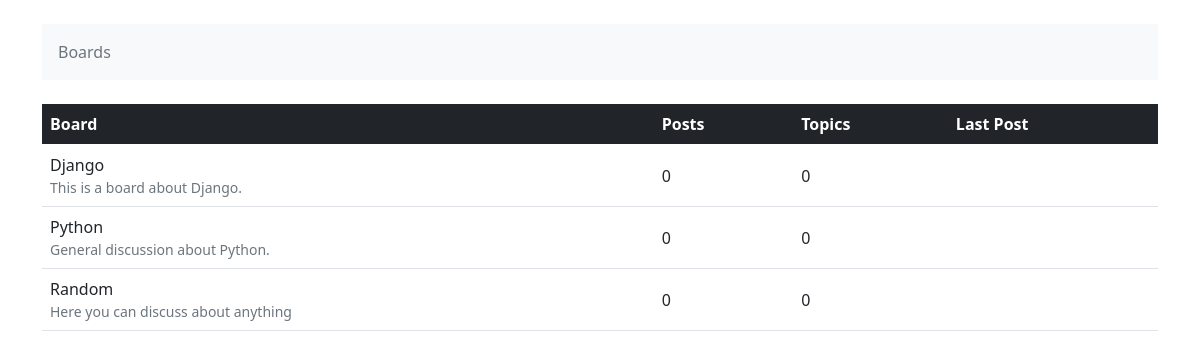
The page / on the database its author committed.
### boards/models.py (models this page shows, shortened)
class Board(models.Model):
    name = models.CharField(max_length=30, unique=True)
    description = models.CharField(max_length=100)

### boards/views.py (the view)
# urls.py: 2. Add a URL to urlpatterns:  path('', views.home, name='home')
def home(request):
    boards = Board.objects.all()
    return render(request, 'home.html', {'boards': boards})

### templates/home.html (shortened to what this page needs)
{% load static %}
<!DOCTYPE html>
<html lang="en">
<head>
    <link rel="stylesheet" href="{% static 'css/bootstrap.min.css' %}">
</head>
<body>
    <div class="container">
        <ol class="p-3 mb-4 bg-light breadcrumb my-4">
            <li class="breadcrumb-item active">Boards</li>
        </ol>
        <table class="table">
            <thead class="table-dark thead-inverse">
                <tr>
                    <th>Board</th>
                    <th>Posts</th>
                    <th>Topics</th>
                    <th>Last Post</th>
                </tr>
            </thead>
            <tbody>
                {% for board in boards %}
                <tr>
                    <td>
                        {{ board.name }}
                        <small class="text-muted d-block">{{ board.description }}</small>
                    </td>
                    <td class="align-middle">0</td>
                    <td class="align-middle">0</td>
                    <td></td>
                </tr>
                {% endfor %}
            </tbody>
        </table>
    </div>
</body>
</html>

### rows shown on the page
Board: name "Django", description "This is a board about Django."
Board: name "Python", description "General discussion about Python."
Board: name "Random", description "Here you can discuss about anything"
